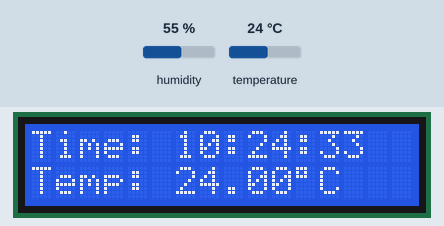
Bench run of a sketch on a simulated Arduino Uno, built with avr-gcc and run on an emulated ATmega328P. On the bench: 16×2 character LCD. Inputs (shaded band) come from the test bench; at power-on: temperature 24 °C, humidity 55 %. The local clock reads 2024-03-15 10:24:30 at power-on unless the sketch sets it.

Above: at 3.2 s.
3.3 s: temperature set to 11 °C
At 4.7 s:
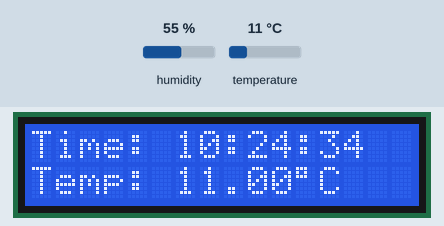
6.7 s: temperature set to 8 °C
At 8.8 s:
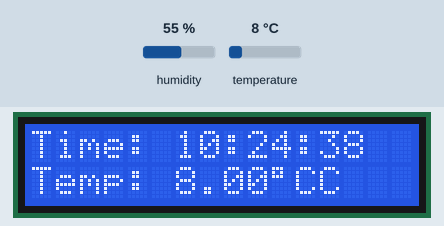
12.8 s: temperature set to 12 °C
At 15.4 s:
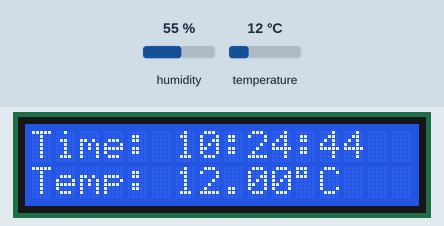
Timing chart, 0 to 16.9 s (numbered marks = the images above; inputs shaded):
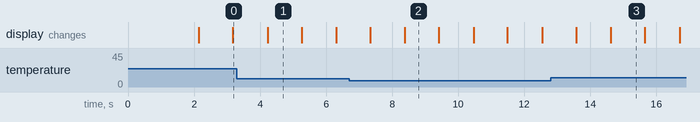

Measured:
- the behaviour switches between 10 and 9 °C on temperature (found by bisection; images 1 and 2)
- after the input at 6.7 s, the display: first differs from a run without the input after 1.7 s (image 2)
- after the input at 12.8 s, the display: first differs from a run without the input after 1.8 s (image 3)
- what the display in image 1 shows lasts 1.1 s, from 4.2 s to 5.3 s

The sketch:

Digital-Clock.ino
```cpp
#include <Wire.h>
#include <RTClib.h>
#include <LiquidCrystal_I2C.h>
#include <DHT.h>

// Initialize RTC, LCD, and DHT
RTC_DS3231 rtc;
LiquidCrystal_I2C lcd(0x27, 16, 2);
#define DHTPIN 2  // Pin where DHT sensor is connected
#define DHTTYPE DHT11
DHT dht(DHTPIN, DHTTYPE);

void setup() {
  // Initialize Serial Monitor
  Serial.begin(9600);

  // Initialize LCD
  lcd.begin();
  lcd.backlight();

  // Initialize RTC
  if (!rtc.begin()) {
    lcd.print("RTC error!");
    while (1);
  }

  if (rtc.lostPower()) {
    // If RTC lost power, set it to the current time
    rtc.adjust(DateTime(F(__DATE__), F(__TIME__)));
  }

  // Initialize DHT sensor
  dht.begin();

  // Display startup message
  lcd.setCursor(0, 0);
  lcd.print("Digital Clock");
  lcd.setCursor(0, 1);
  lcd.print("Initializing...");
  delay(2000);
  lcd.clear();
}

void loop() {
  // Fetch current time from RTC
  DateTime now = rtc.now();

  // Read temperature from DHT sensor
  float temp = dht.readTemperature();
  if (isnan(temp)) {
    temp = 0.0; // Default in case of error
  }

  // Display Time on LCD
  lcd.setCursor(0, 0);
  lcd.print("Time: ");
  lcd.print(now.hour() < 10 ? "0" : "");
  lcd.print(now.hour());
  lcd.print(":");
  lcd.print(now.minute() < 10 ? "0" : "");
  lcd.print(now.minute());
  lcd.print(":");
  lcd.print(now.second() < 10 ? "0" : "");
  lcd.print(now.second());

  // Display Temperature on LCD
  lcd.setCursor(0, 1);
  lcd.print("Temp: ");
  lcd.print(temp);
  lcd.print((char)223); // Degree symbol
  lcd.print("C");

  // Delay for a second
  delay(1000);
}
```
